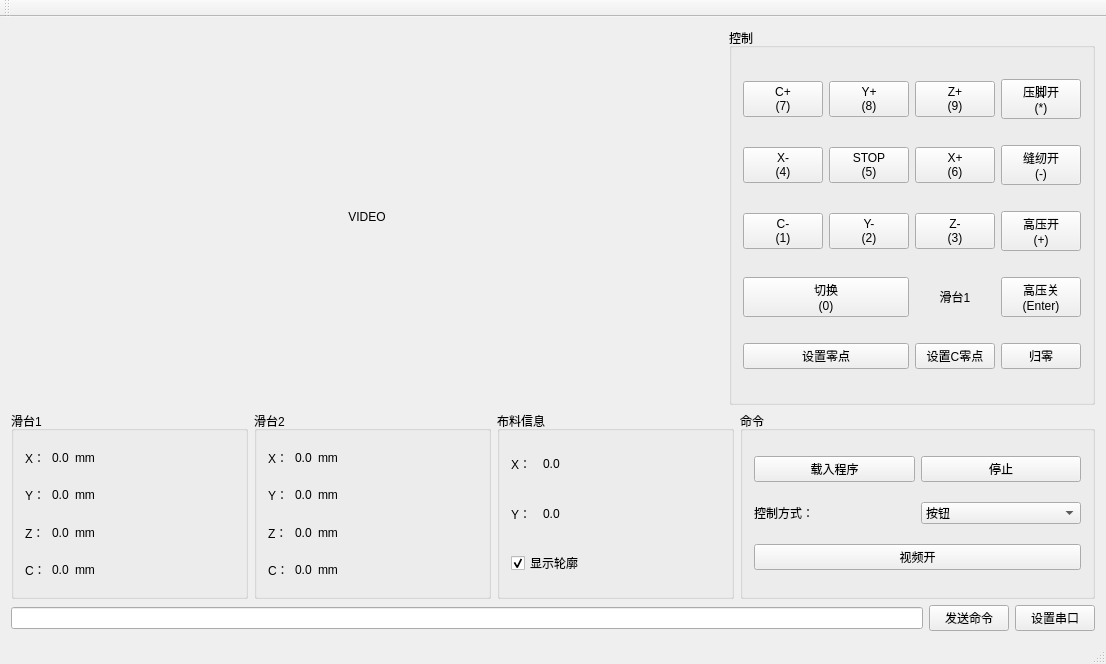
<?xml version="1.0" encoding="UTF-8"?>
<ui version="4.0">
 <class>MainWindowClass</class>
 <widget class="QMainWindow" name="MainWindowClass">
  <property name="geometry">
   <rect>
    <x>0</x>
    <y>0</y>
    <width>1106</width>
    <height>664</height>
   </rect>
  </property>
  <property name="windowTitle">
   <string>双滑台上料系统控制软件</string>
  </property>
  <property name="windowIcon">
   <iconset resource="MainWindow.qrc">
    <normaloff>:/MainWindow/Resources/image/icon.ico</normaloff>:/MainWindow/Resources/image/icon.ico</iconset>
  </property>
  <widget class="QWidget" name="centralWidget">
   <layout class="QGridLayout" name="gridLayout">
    <item row="0" column="0">
     <layout class="QVBoxLayout" name="verticalLayout" stretch="2,1,0">
      <item>
       <layout class="QHBoxLayout" name="horizontalLayout" stretch="2,1">
        <item>
         <widget class="QLabel" name="videoLabel">
          <property name="text">
           <string>VIDEO</string>
          </property>
          <property name="alignment">
           <set>Qt::AlignCenter</set>
          </property>
          <property name="wordWrap">
           <bool>false</bool>
          </property>
         </widget>
        </item>
        <item>
         <widget class="QGroupBox" name="groupBox">
          <property name="title">
           <string>控制</string>
          </property>
          <layout class="QGridLayout" name="gridLayout_5">
           <item row="3" column="0">
            <widget class="QPushButton" name="controlX_NegButton">
             <property name="focusPolicy">
              <enum>Qt::ClickFocus</enum>
             </property>
             <property name="text">
              <string>X-
(4)</string>
             </property>
             <property name="shortcut">
              <string/>
             </property>
             <property name="autoRepeat">
              <bool>true</bool>
             </property>
            </widget>
           </item>
           <item row="0" column="1">
            <widget class="QPushButton" name="controlY_PosButton">
             <property name="focusPolicy">
              <enum>Qt::ClickFocus</enum>
             </property>
             <property name="text">
              <string>Y+
(8)</string>
             </property>
             <property name="autoRepeat">
              <bool>true</bool>
             </property>
            </widget>
           </item>
           <item row="4" column="2">
            <widget class="QPushButton" name="controlZ_NegButton">
             <property name="focusPolicy">
              <enum>Qt::ClickFocus</enum>
             </property>
             <property name="text">
              <string>Z-
(3)</string>
             </property>
             <property name="autoRepeat">
              <bool>true</bool>
             </property>
            </widget>
           </item>
           <item row="4" column="1">
            <widget class="QPushButton" name="controlY_NegButton">
             <property name="focusPolicy">
              <enum>Qt::ClickFocus</enum>
             </property>
             <property name="text">
              <string>Y-
(2)</string>
             </property>
             <property name="autoRepeat">
              <bool>true</bool>
             </property>
            </widget>
           </item>
           <item row="4" column="0">
            <widget class="QPushButton" name="controlC_NegButton">
             <property name="focusPolicy">
              <enum>Qt::ClickFocus</enum>
             </property>
             <property name="text">
              <string>C-
(1)</string>
             </property>
             <property name="autoRepeat">
              <bool>true</bool>
             </property>
            </widget>
           </item>
           <item row="0" column="0">
            <widget class="QPushButton" name="controlC_PosButton">
             <property name="focusPolicy">
              <enum>Qt::ClickFocus</enum>
             </property>
             <property name="text">
              <string>C+
(7)</string>
             </property>
             <property name="shortcut">
              <string/>
             </property>
             <property name="autoRepeat">
              <bool>true</bool>
             </property>
            </widget>
           </item>
           <item row="3" column="1">
            <widget class="QPushButton" name="controlStopButton">
             <property name="focusPolicy">
              <enum>Qt::ClickFocus</enum>
             </property>
             <property name="text">
              <string>STOP
(5)</string>
             </property>
             <property name="shortcut">
              <string/>
             </property>
             <property name="autoRepeat">
              <bool>true</bool>
             </property>
            </widget>
           </item>
           <item row="4" column="3">
            <widget class="QPushButton" name="pumpOnButton">
             <property name="focusPolicy">
              <enum>Qt::ClickFocus</enum>
             </property>
             <property name="text">
              <string>高压开
(+)</string>
             </property>
             <property name="autoRepeat">
              <bool>false</bool>
             </property>
            </widget>
           </item>
           <item row="0" column="3">
            <widget class="QPushButton" name="sewingFootOnButton">
             <property name="focusPolicy">
              <enum>Qt::ClickFocus</enum>
             </property>
             <property name="text">
              <string>压脚开
(*)</string>
             </property>
             <property name="shortcut">
              <string/>
             </property>
            </widget>
           </item>
           <item row="5" column="3">
            <widget class="QPushButton" name="pumpOffButton">
             <property name="focusPolicy">
              <enum>Qt::ClickFocus</enum>
             </property>
             <property name="text">
              <string>高压关
(Enter)</string>
             </property>
             <property name="autoRepeat">
              <bool>false</bool>
             </property>
            </widget>
           </item>
           <item row="3" column="3">
            <widget class="QPushButton" name="sewingStartButton">
             <property name="focusPolicy">
              <enum>Qt::ClickFocus</enum>
             </property>
             <property name="text">
              <string>缝纫开
(-)</string>
             </property>
             <property name="shortcut">
              <string/>
             </property>
             <property name="autoRepeat">
              <bool>false</bool>
             </property>
            </widget>
           </item>
           <item row="5" column="0" colspan="2">
            <widget class="QPushButton" name="swicthDeviceButton">
             <property name="focusPolicy">
              <enum>Qt::ClickFocus</enum>
             </property>
             <property name="text">
              <string>切换
(0)</string>
             </property>
             <property name="autoRepeat">
              <bool>false</bool>
             </property>
            </widget>
           </item>
           <item row="0" column="2">
            <widget class="QPushButton" name="controlZ_PosButton">
             <property name="focusPolicy">
              <enum>Qt::ClickFocus</enum>
             </property>
             <property name="text">
              <string>Z+
(9)</string>
             </property>
             <property name="autoRepeat">
              <bool>true</bool>
             </property>
            </widget>
           </item>
           <item row="3" column="2">
            <widget class="QPushButton" name="controlX_PosButton">
             <property name="focusPolicy">
              <enum>Qt::ClickFocus</enum>
             </property>
             <property name="text">
              <string>X+
(6)</string>
             </property>
             <property name="shortcut">
              <string/>
             </property>
             <property name="autoRepeat">
              <bool>true</bool>
             </property>
            </widget>
           </item>
           <item row="6" column="0" colspan="2">
            <widget class="QPushButton" name="setZeroPositionButton">
             <property name="text">
              <string>设置零点</string>
             </property>
            </widget>
           </item>
           <item row="6" column="3">
            <widget class="QPushButton" name="resetPositionButton">
             <property name="text">
              <string>归零</string>
             </property>
            </widget>
           </item>
           <item row="6" column="2">
            <widget class="QPushButton" name="setC_ZeroPositionButton">
             <property name="text">
              <string>设置C零点</string>
             </property>
            </widget>
           </item>
           <item row="5" column="2">
            <widget class="QLabel" name="currentDeviceLabel">
             <property name="sizePolicy">
              <sizepolicy hsizetype="Preferred" vsizetype="Fixed">
               <horstretch>0</horstretch>
               <verstretch>0</verstretch>
              </sizepolicy>
             </property>
             <property name="text">
              <string>滑台1</string>
             </property>
             <property name="alignment">
              <set>Qt::AlignCenter</set>
             </property>
            </widget>
           </item>
          </layout>
         </widget>
        </item>
       </layout>
      </item>
      <item>
       <layout class="QHBoxLayout" name="horizontalLayout_2" stretch="2,2,2,3">
        <item>
         <widget class="QGroupBox" name="groupBox_2">
          <property name="title">
           <string>滑台1</string>
          </property>
          <layout class="QGridLayout" name="gridLayout_3">
           <item row="3" column="0">
            <widget class="QLabel" name="label_7">
             <property name="sizePolicy">
              <sizepolicy hsizetype="Minimum" vsizetype="Preferred">
               <horstretch>0</horstretch>
               <verstretch>0</verstretch>
              </sizepolicy>
             </property>
             <property name="text">
              <string>C：</string>
             </property>
            </widget>
           </item>
           <item row="0" column="0">
            <widget class="QLabel" name="label">
             <property name="sizePolicy">
              <sizepolicy hsizetype="Minimum" vsizetype="Preferred">
               <horstretch>0</horstretch>
               <verstretch>0</verstretch>
              </sizepolicy>
             </property>
             <property name="text">
              <string>X：</string>
             </property>
            </widget>
           </item>
           <item row="1" column="0">
            <widget class="QLabel" name="label_3">
             <property name="sizePolicy">
              <sizepolicy hsizetype="Minimum" vsizetype="Preferred">
               <horstretch>0</horstretch>
               <verstretch>0</verstretch>
              </sizepolicy>
             </property>
             <property name="text">
              <string>Y：</string>
             </property>
            </widget>
           </item>
           <item row="3" column="1">
            <widget class="QLabel" name="c1Label">
             <property name="text">
              <string>0.0</string>
             </property>
            </widget>
           </item>
           <item row="2" column="0">
            <widget class="QLabel" name="label_5">
             <property name="sizePolicy">
              <sizepolicy hsizetype="Minimum" vsizetype="Preferred">
               <horstretch>0</horstretch>
               <verstretch>0</verstretch>
              </sizepolicy>
             </property>
             <property name="text">
              <string>Z：</string>
             </property>
            </widget>
           </item>
           <item row="2" column="1">
            <widget class="QLabel" name="z1Label">
             <property name="text">
              <string>0.0</string>
             </property>
            </widget>
           </item>
           <item row="1" column="1">
            <widget class="QLabel" name="y1Label">
             <property name="text">
              <string>0.0</string>
             </property>
            </widget>
           </item>
           <item row="0" column="1">
            <widget class="QLabel" name="x1Label">
             <property name="sizePolicy">
              <sizepolicy hsizetype="Preferred" vsizetype="Preferred">
               <horstretch>0</horstretch>
               <verstretch>0</verstretch>
              </sizepolicy>
             </property>
             <property name="text">
              <string>0.0</string>
             </property>
            </widget>
           </item>
           <item row="0" column="2">
            <widget class="QLabel" name="label_4">
             <property name="sizePolicy">
              <sizepolicy hsizetype="Expanding" vsizetype="Preferred">
               <horstretch>0</horstretch>
               <verstretch>0</verstretch>
              </sizepolicy>
             </property>
             <property name="text">
              <string>mm</string>
             </property>
            </widget>
           </item>
           <item row="2" column="2">
            <widget class="QLabel" name="label_10">
             <property name="text">
              <string>mm</string>
             </property>
            </widget>
           </item>
           <item row="1" column="2">
            <widget class="QLabel" name="label_8">
             <property name="text">
              <string>mm</string>
             </property>
            </widget>
           </item>
           <item row="3" column="2">
            <widget class="QLabel" name="label_12">
             <property name="text">
              <string>mm</string>
             </property>
            </widget>
           </item>
          </layout>
         </widget>
        </item>
        <item>
         <widget class="QGroupBox" name="groupBox_3">
          <property name="title">
           <string>滑台2</string>
          </property>
          <layout class="QGridLayout" name="gridLayout_4">
           <item row="0" column="0">
            <widget class="QLabel" name="label_9">
             <property name="text">
              <string>X：</string>
             </property>
            </widget>
           </item>
           <item row="0" column="1">
            <widget class="QLabel" name="x2Label">
             <property name="sizePolicy">
              <sizepolicy hsizetype="Preferred" vsizetype="Preferred">
               <horstretch>0</horstretch>
               <verstretch>0</verstretch>
              </sizepolicy>
             </property>
             <property name="text">
              <string>0.0</string>
             </property>
            </widget>
           </item>
           <item row="1" column="0">
            <widget class="QLabel" name="label_11">
             <property name="text">
              <string>Y：</string>
             </property>
            </widget>
           </item>
           <item row="2" column="0">
            <widget class="QLabel" name="label_13">
             <property name="text">
              <string>Z：</string>
             </property>
            </widget>
           </item>
           <item row="2" column="1">
            <widget class="QLabel" name="z2Label">
             <property name="text">
              <string>0.0</string>
             </property>
            </widget>
           </item>
           <item row="1" column="1">
            <widget class="QLabel" name="y2Label">
             <property name="text">
              <string>0.0</string>
             </property>
            </widget>
           </item>
           <item row="3" column="1">
            <widget class="QLabel" name="c2Label">
             <property name="text">
              <string>0.0</string>
             </property>
            </widget>
           </item>
           <item row="3" column="0">
            <widget class="QLabel" name="label_15">
             <property name="text">
              <string>C：</string>
             </property>
            </widget>
           </item>
           <item row="0" column="2">
            <widget class="QLabel" name="label_14">
             <property name="sizePolicy">
              <sizepolicy hsizetype="Expanding" vsizetype="Preferred">
               <horstretch>0</horstretch>
               <verstretch>0</verstretch>
              </sizepolicy>
             </property>
             <property name="text">
              <string>mm</string>
             </property>
            </widget>
           </item>
           <item row="1" column="2">
            <widget class="QLabel" name="label_16">
             <property name="text">
              <string>mm</string>
             </property>
            </widget>
           </item>
           <item row="2" column="2">
            <widget class="QLabel" name="label_17">
             <property name="text">
              <string>mm</string>
             </property>
            </widget>
           </item>
           <item row="3" column="2">
            <widget class="QLabel" name="label_18">
             <property name="text">
              <string>mm</string>
             </property>
            </widget>
           </item>
          </layout>
         </widget>
        </item>
        <item>
         <widget class="QGroupBox" name="groupBox_5">
          <property name="title">
           <string>布料信息</string>
          </property>
          <layout class="QGridLayout" name="gridLayout_6">
           <item row="1" column="0">
            <widget class="QLabel" name="label_6">
             <property name="text">
              <string>Y：</string>
             </property>
            </widget>
           </item>
           <item row="0" column="0">
            <widget class="QLabel" name="label_2">
             <property name="sizePolicy">
              <sizepolicy hsizetype="Minimum" vsizetype="Preferred">
               <horstretch>0</horstretch>
               <verstretch>0</verstretch>
              </sizepolicy>
             </property>
             <property name="text">
              <string>X：</string>
             </property>
            </widget>
           </item>
           <item row="0" column="2">
            <widget class="QLabel" name="clothXLabel">
             <property name="sizePolicy">
              <sizepolicy hsizetype="Expanding" vsizetype="Preferred">
               <horstretch>0</horstretch>
               <verstretch>0</verstretch>
              </sizepolicy>
             </property>
             <property name="text">
              <string>0.0</string>
             </property>
            </widget>
           </item>
           <item row="1" column="2">
            <widget class="QLabel" name="clothYLabel">
             <property name="text">
              <string>0.0</string>
             </property>
            </widget>
           </item>
           <item row="2" column="0" colspan="3">
            <widget class="QCheckBox" name="showContoursCheckBox">
             <property name="sizePolicy">
              <sizepolicy hsizetype="Minimum" vsizetype="Minimum">
               <horstretch>0</horstretch>
               <verstretch>0</verstretch>
              </sizepolicy>
             </property>
             <property name="text">
              <string>显示轮廓</string>
             </property>
             <property name="checked">
              <bool>true</bool>
             </property>
            </widget>
           </item>
          </layout>
         </widget>
        </item>
        <item>
         <widget class="QGroupBox" name="groupBox_4">
          <property name="title">
           <string>命令</string>
          </property>
          <layout class="QGridLayout" name="gridLayout_2">
           <item row="0" column="1">
            <widget class="QPushButton" name="loadProgramButton">
             <property name="sizePolicy">
              <sizepolicy hsizetype="Expanding" vsizetype="Preferred">
               <horstretch>0</horstretch>
               <verstretch>0</verstretch>
              </sizepolicy>
             </property>
             <property name="text">
              <string>载入程序</string>
             </property>
            </widget>
           </item>
           <item row="0" column="2">
            <widget class="QPushButton" name="stopButton">
             <property name="sizePolicy">
              <sizepolicy hsizetype="Expanding" vsizetype="Fixed">
               <horstretch>0</horstretch>
               <verstretch>0</verstretch>
              </sizepolicy>
             </property>
             <property name="text">
              <string>停止</string>
             </property>
            </widget>
           </item>
           <item row="1" column="1">
            <widget class="QLabel" name="label_19">
             <property name="text">
              <string>控制方式：</string>
             </property>
            </widget>
           </item>
           <item row="1" column="2">
            <widget class="QComboBox" name="controlMethodCombBox">
             <property name="sizePolicy">
              <sizepolicy hsizetype="Preferred" vsizetype="Fixed">
               <horstretch>0</horstretch>
               <verstretch>0</verstretch>
              </sizepolicy>
             </property>
             <item>
              <property name="text">
               <string>按钮</string>
              </property>
             </item>
             <item>
              <property name="text">
               <string>文件</string>
              </property>
             </item>
             <item>
              <property name="text">
               <string>命令</string>
              </property>
             </item>
            </widget>
           </item>
           <item row="2" column="1" colspan="2">
            <widget class="QPushButton" name="videoOpenButton">
             <property name="text">
              <string>视频开</string>
             </property>
            </widget>
           </item>
          </layout>
         </widget>
        </item>
       </layout>
      </item>
      <item>
       <layout class="QHBoxLayout" name="horizontalLayout_3">
        <item>
         <widget class="QLineEdit" name="commandLineEdit">
          <property name="sizePolicy">
           <sizepolicy hsizetype="Expanding" vsizetype="Fixed">
            <horstretch>0</horstretch>
            <verstretch>0</verstretch>
           </sizepolicy>
          </property>
         </widget>
        </item>
        <item>
         <widget class="QPushButton" name="sendCommandButton">
          <property name="text">
           <string>发送命令</string>
          </property>
         </widget>
        </item>
        <item>
         <widget class="QPushButton" name="setSerialButton">
          <property name="text">
           <string>设置串口</string>
          </property>
         </widget>
        </item>
       </layout>
      </item>
     </layout>
    </item>
   </layout>
  </widget>
  <widget class="QMenuBar" name="menuBar">
   <property name="geometry">
    <rect>
     <x>0</x>
     <y>0</y>
     <width>1106</width>
     <height>23</height>
    </rect>
   </property>
  </widget>
  <widget class="QToolBar" name="mainToolBar">
   <attribute name="toolBarArea">
    <enum>TopToolBarArea</enum>
   </attribute>
   <attribute name="toolBarBreak">
    <bool>false</bool>
   </attribute>
  </widget>
  <widget class="QStatusBar" name="statusBar"/>
 </widget>
 <layoutdefault spacing="6" margin="11"/>
 <tabstops>
  <tabstop>loadProgramButton</tabstop>
  <tabstop>stopButton</tabstop>
  <tabstop>commandLineEdit</tabstop>
  <tabstop>sendCommandButton</tabstop>
  <tabstop>setSerialButton</tabstop>
 </tabstops>
 <resources>
  <include location="MainWindow.qrc"/>
 </resources>
 <connections>
  <connection>
   <sender>videoOpenButton</sender>
   <signal>clicked()</signal>
   <receiver>MainWindowClass</receiver>
   <slot>enableVideo()</slot>
   <hints>
    <hint type="sourcelabel">
     <x>723</x>
     <y>589</y>
    </hint>
    <hint type="destinationlabel">
     <x>834</x>
     <y>631</y>
    </hint>
   </hints>
  </connection>
  <connection>
   <sender>controlC_PosButton</sender>
   <signal>clicked()</signal>
   <receiver>MainWindowClass</receiver>
   <slot>onControlC_PosButton()</slot>
   <hints>
    <hint type="sourcelabel">
     <x>770</x>
     <y>110</y>
    </hint>
    <hint type="destinationlabel">
     <x>2</x>
     <y>40</y>
    </hint>
   </hints>
  </connection>
  <connection>
   <sender>controlY_PosButton</sender>
   <signal>clicked()</signal>
   <receiver>MainWindowClass</receiver>
   <slot>onControlY_PosButton()</slot>
   <hints>
    <hint type="sourcelabel">
     <x>860</x>
     <y>104</y>
    </hint>
    <hint type="destinationlabel">
     <x>2</x>
     <y>65</y>
    </hint>
   </hints>
  </connection>
  <connection>
   <sender>controlZ_PosButton</sender>
   <signal>clicked()</signal>
   <receiver>MainWindowClass</receiver>
   <slot>onControlZ_PosButton()</slot>
   <hints>
    <hint type="sourcelabel">
     <x>948</x>
     <y>117</y>
    </hint>
    <hint type="destinationlabel">
     <x>-3</x>
     <y>94</y>
    </hint>
   </hints>
  </connection>
  <connection>
   <sender>controlX_NegButton</sender>
   <signal>clicked()</signal>
   <receiver>MainWindowClass</receiver>
   <slot>onControlX_NegButton()</slot>
   <hints>
    <hint type="sourcelabel">
     <x>762</x>
     <y>178</y>
    </hint>
    <hint type="destinationlabel">
     <x>-1</x>
     <y>146</y>
    </hint>
   </hints>
  </connection>
  <connection>
   <sender>controlStopButton</sender>
   <signal>clicked()</signal>
   <receiver>MainWindowClass</receiver>
   <slot>onControlStopButton()</slot>
   <hints>
    <hint type="sourcelabel">
     <x>852</x>
     <y>180</y>
    </hint>
    <hint type="destinationlabel">
     <x>1</x>
     <y>177</y>
    </hint>
   </hints>
  </connection>
  <connection>
   <sender>controlX_PosButton</sender>
   <signal>clicked()</signal>
   <receiver>MainWindowClass</receiver>
   <slot>onControlX_PosButton()</slot>
   <hints>
    <hint type="sourcelabel">
     <x>944</x>
     <y>181</y>
    </hint>
    <hint type="destinationlabel">
     <x>0</x>
     <y>203</y>
    </hint>
   </hints>
  </connection>
  <connection>
   <sender>controlC_NegButton</sender>
   <signal>clicked()</signal>
   <receiver>MainWindowClass</receiver>
   <slot>onControlC_NegButton()</slot>
   <hints>
    <hint type="sourcelabel">
     <x>774</x>
     <y>233</y>
    </hint>
    <hint type="destinationlabel">
     <x>1</x>
     <y>230</y>
    </hint>
   </hints>
  </connection>
  <connection>
   <sender>controlY_NegButton</sender>
   <signal>clicked()</signal>
   <receiver>MainWindowClass</receiver>
   <slot>onControlY_NegButton()</slot>
   <hints>
    <hint type="sourcelabel">
     <x>865</x>
     <y>247</y>
    </hint>
    <hint type="destinationlabel">
     <x>0</x>
     <y>256</y>
    </hint>
   </hints>
  </connection>
  <connection>
   <sender>controlZ_NegButton</sender>
   <signal>clicked()</signal>
   <receiver>MainWindowClass</receiver>
   <slot>onControlZ_NegButton()</slot>
   <hints>
    <hint type="sourcelabel">
     <x>956</x>
     <y>246</y>
    </hint>
    <hint type="destinationlabel">
     <x>1098</x>
     <y>96</y>
    </hint>
   </hints>
  </connection>
  <connection>
   <sender>pumpOnButton</sender>
   <signal>clicked()</signal>
   <receiver>MainWindowClass</receiver>
   <slot>onPumpOnButton()</slot>
   <hints>
    <hint type="sourcelabel">
     <x>1050</x>
     <y>242</y>
    </hint>
    <hint type="destinationlabel">
     <x>1100</x>
     <y>131</y>
    </hint>
   </hints>
  </connection>
  <connection>
   <sender>swicthDeviceButton</sender>
   <signal>clicked()</signal>
   <receiver>MainWindowClass</receiver>
   <slot>onSwicthDeviceButton()</slot>
   <hints>
    <hint type="sourcelabel">
     <x>777</x>
     <y>314</y>
    </hint>
    <hint type="destinationlabel">
     <x>1</x>
     <y>283</y>
    </hint>
   </hints>
  </connection>
  <connection>
   <sender>pumpOffButton</sender>
   <signal>clicked()</signal>
   <receiver>MainWindowClass</receiver>
   <slot>onPumpOffButton()</slot>
   <hints>
    <hint type="sourcelabel">
     <x>1039</x>
     <y>307</y>
    </hint>
    <hint type="destinationlabel">
     <x>1101</x>
     <y>179</y>
    </hint>
   </hints>
  </connection>
  <connection>
   <sender>showContoursCheckBox</sender>
   <signal>stateChanged(int)</signal>
   <receiver>MainWindowClass</receiver>
   <slot>onShowContoursCheckBox(int)</slot>
   <hints>
    <hint type="sourcelabel">
     <x>723</x>
     <y>560</y>
    </hint>
    <hint type="destinationlabel">
     <x>516</x>
     <y>630</y>
    </hint>
   </hints>
  </connection>
  <connection>
   <sender>setZeroPositionButton</sender>
   <signal>clicked()</signal>
   <receiver>MainWindowClass</receiver>
   <slot>onSetZeroPositionButton()</slot>
   <hints>
    <hint type="sourcelabel">
     <x>826</x>
     <y>362</y>
    </hint>
    <hint type="destinationlabel">
     <x>1</x>
     <y>309</y>
    </hint>
   </hints>
  </connection>
  <connection>
   <sender>setC_ZeroPositionButton</sender>
   <signal>clicked()</signal>
   <receiver>MainWindowClass</receiver>
   <slot>onSetC_ZeroPositionButton()</slot>
   <hints>
    <hint type="sourcelabel">
     <x>938</x>
     <y>370</y>
    </hint>
    <hint type="destinationlabel">
     <x>1</x>
     <y>340</y>
    </hint>
   </hints>
  </connection>
  <connection>
   <sender>resetPositionButton</sender>
   <signal>clicked()</signal>
   <receiver>MainWindowClass</receiver>
   <slot>onResetPositionButton()</slot>
   <hints>
    <hint type="sourcelabel">
     <x>1033</x>
     <y>369</y>
    </hint>
    <hint type="destinationlabel">
     <x>3</x>
     <y>368</y>
    </hint>
   </hints>
  </connection>
  <connection>
   <sender>sewingFootOnButton</sender>
   <signal>clicked()</signal>
   <receiver>MainWindowClass</receiver>
   <slot>onSewingFootOnButton()</slot>
   <hints>
    <hint type="sourcelabel">
     <x>1049</x>
     <y>101</y>
    </hint>
    <hint type="destinationlabel">
     <x>1099</x>
     <y>42</y>
    </hint>
   </hints>
  </connection>
  <connection>
   <sender>sewingStartButton</sender>
   <signal>clicked()</signal>
   <receiver>MainWindowClass</receiver>
   <slot>onSewingStartButton()</slot>
   <hints>
    <hint type="sourcelabel">
     <x>1051</x>
     <y>172</y>
    </hint>
    <hint type="destinationlabel">
     <x>1100</x>
     <y>72</y>
    </hint>
   </hints>
  </connection>
  <connection>
   <sender>stopButton</sender>
   <signal>clicked()</signal>
   <receiver>MainWindowClass</receiver>
   <slot>stop()</slot>
   <hints>
    <hint type="sourcelabel">
     <x>1084</x>
     <y>496</y>
    </hint>
    <hint type="destinationlabel">
     <x>1022</x>
     <y>641</y>
    </hint>
   </hints>
  </connection>
  <connection>
   <sender>loadProgramButton</sender>
   <signal>clicked()</signal>
   <receiver>MainWindowClass</receiver>
   <slot>loadProgram()</slot>
   <hints>
    <hint type="sourcelabel">
     <x>815</x>
     <y>475</y>
    </hint>
    <hint type="destinationlabel">
     <x>1082</x>
     <y>639</y>
    </hint>
   </hints>
  </connection>
  <connection>
   <sender>sendCommandButton</sender>
   <signal>clicked()</signal>
   <receiver>MainWindowClass</receiver>
   <slot>onSendCommand()</slot>
   <hints>
    <hint type="sourcelabel">
     <x>966</x>
     <y>613</y>
    </hint>
    <hint type="destinationlabel">
     <x>307</x>
     <y>634</y>
    </hint>
   </hints>
  </connection>
  <connection>
   <sender>controlMethodCombBox</sender>
   <signal>currentIndexChanged(int)</signal>
   <receiver>MainWindowClass</receiver>
   <slot>changeControlMethod(int)</slot>
   <hints>
    <hint type="sourcelabel">
     <x>952</x>
     <y>549</y>
    </hint>
    <hint type="destinationlabel">
     <x>756</x>
     <y>639</y>
    </hint>
   </hints>
  </connection>
 </connections>
 <slots>
  <slot>enableFile()</slot>
  <slot>enableButton()</slot>
  <slot>enableCommand()</slot>
  <slot>enableVideo()</slot>
  <slot>onControlC_PosButton()</slot>
  <slot>onControlY_PosButton()</slot>
  <slot>onControlZ_PosButton()</slot>
  <slot>onResetPositionButton()</slot>
  <slot>onControlX_NegButton()</slot>
  <slot>onControlStopButton()</slot>
  <slot>onControlX_PosButton()</slot>
  <slot>onSetZeroPositionButton()</slot>
  <slot>onControlC_NegButton()</slot>
  <slot>onControlY_NegButton()</slot>
  <slot>onControlZ_NegButton()</slot>
  <slot>onPumpOnButton()</slot>
  <slot>onSwicthDeviceButton()</slot>
  <slot>onSetC_ZeroPositionButton()</slot>
  <slot>onPumpOffButton()</slot>
  <slot>onShowContoursCheckBox(int)</slot>
  <slot>onSewingStartButton()</slot>
  <slot>onSewingFootOnButton()</slot>
  <slot>stop()</slot>
  <slot>loadProgram()</slot>
  <slot>onSendCommand()</slot>
  <slot>changeControlMethod(int)</slot>
 </slots>
</ui>
